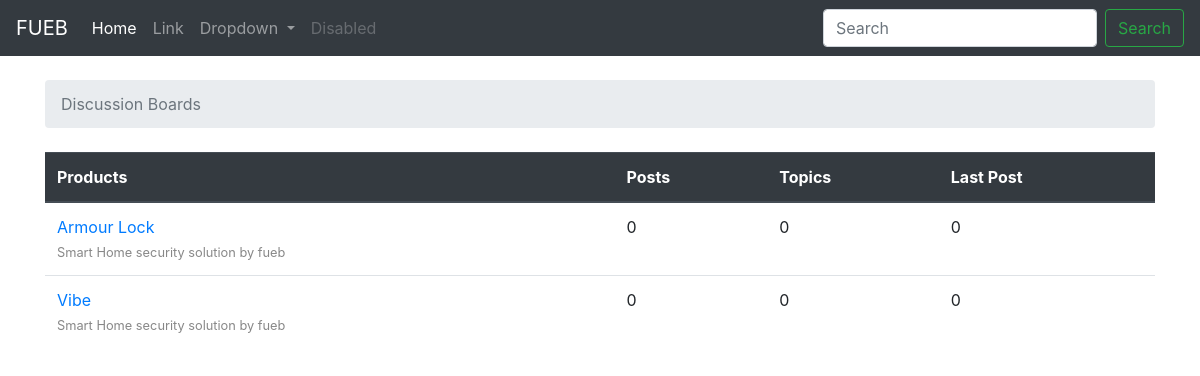
The page / on the database its author committed.
### boards/models.py (models this page shows, shortened)
class Board(models.Model):
    name = models.CharField(max_length=30, unique=True)
    description = models.CharField(max_length=255)

### boards/views.py (the view)
# urls.py: path('', views.home, name='home'),
def home(request):
    brs = Board.objects.all()
    return render(request,'boards/home.html',{'brs':brs})

### templates/boards/home.html (shortened to what this page needs)
{% extends 'boards/base.html' %}
{% block breadcrumb %}
  <li class="breadcrumb-item active" aria-current="page">Discussion Boards</li>
{% endblock %}
{% block content %}
<table class="table">
  <thead class="thead-dark">
    <tr>
      <th scope="col">Products</th>
      <th scope="col">Posts</th>
      <th scope="col">Topics</th>
      <th scope="col">Last Post</th>
    </tr>
  </thead>
  <tbody>
    {% for br in brs %}
    <tr>
      <td>
        <a href="{% url 'board_topics' br.pk %}">{{ br.name }}</a><br>
        <small style="color: #888">{{ br.description }}</small>
      </td>
      <td>0</td>
      <td>0</td>
      <td>0</td>
    </tr>
    {% endfor %}
  </tbody>
</table>
{% endblock %}

### rows shown on the page
Board: name "Armour Lock", description "Smart Home security solution by fueb"
Board: name "Vibe", description "Smart Home security solution by fueb"
